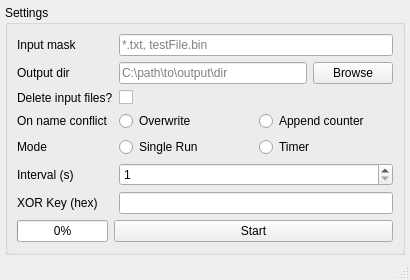
<?xml version="1.0" encoding="UTF-8"?>
<ui version="4.0">
 <class>MainWindow</class>
 <widget class="QMainWindow" name="MainWindow">
  <property name="geometry">
   <rect>
    <x>0</x>
    <y>0</y>
    <width>410</width>
    <height>280</height>
   </rect>
  </property>
  <property name="windowTitle">
   <string>MainWindow</string>
  </property>
  <widget class="QWidget" name="centralwidget">
   <widget class="QGroupBox" name="groupSettings">
    <property name="geometry">
     <rect>
      <x>5</x>
      <y>5</y>
      <width>400</width>
      <height>250</height>
     </rect>
    </property>
    <property name="title">
     <string>Settings</string>
    </property>
    <layout class="QFormLayout" name="formLayout_2">
     <item row="0" column="0" colspan="2">
      <layout class="QFormLayout" name="formLayout">
       <item row="1" column="0">
        <widget class="QLabel" name="labelOutDir">
         <property name="text">
          <string>Output dir</string>
         </property>
        </widget>
       </item>
       <item row="0" column="0">
        <widget class="QLabel" name="labelMask">
         <property name="text">
          <string>Input mask</string>
         </property>
        </widget>
       </item>
       <item row="0" column="1">
        <widget class="QLineEdit" name="lineEditMask">
         <property name="placeholderText">
          <string>*.txt, testFile.bin</string>
         </property>
        </widget>
       </item>
       <item row="2" column="0">
        <widget class="QLabel" name="labelDeleteInputFiles">
         <property name="text">
          <string>Delete input files?</string>
         </property>
        </widget>
       </item>
       <item row="2" column="1">
        <widget class="QCheckBox" name="checkBoxDeleteInputFiles">
         <property name="text">
          <string/>
         </property>
        </widget>
       </item>
       <item row="4" column="0">
        <widget class="QLabel" name="labelMode">
         <property name="text">
          <string>Mode</string>
         </property>
        </widget>
       </item>
       <item row="4" column="1">
        <layout class="QHBoxLayout" name="horizontalLayoutMode">
         <item>
          <widget class="QRadioButton" name="radioSingle">
           <property name="text">
            <string>Single Run</string>
           </property>
          </widget>
         </item>
         <item>
          <widget class="QRadioButton" name="radioTimer">
           <property name="text">
            <string>Timer</string>
           </property>
          </widget>
         </item>
        </layout>
       </item>
       <item row="5" column="0">
        <widget class="QLabel" name="labelInterval">
         <property name="text">
          <string>Interval (s)</string>
         </property>
        </widget>
       </item>
       <item row="5" column="1">
        <widget class="QSpinBox" name="spinInterval">
         <property name="minimum">
          <number>1</number>
         </property>
        </widget>
       </item>
       <item row="6" column="0">
        <widget class="QLabel" name="labelKey">
         <property name="text">
          <string>XOR Key (hex)</string>
         </property>
        </widget>
       </item>
       <item row="6" column="1">
        <widget class="QLineEdit" name="lineEditKey">
         <property name="inputMask">
          <string notr="true">HHHHHHHHHHHHHHHH</string>
         </property>
         <property name="placeholderText">
          <string/>
         </property>
        </widget>
       </item>
       <item row="3" column="0">
        <widget class="QLabel" name="labelDuplicate">
         <property name="text">
          <string>On name conflict</string>
         </property>
        </widget>
       </item>
       <item row="3" column="1">
        <layout class="QHBoxLayout" name="horizontalLayoutConfilct">
         <item>
          <widget class="QRadioButton" name="radioOverwrite">
           <property name="text">
            <string>Overwrite</string>
           </property>
          </widget>
         </item>
         <item>
          <widget class="QRadioButton" name="radioRename">
           <property name="text">
            <string>Append counter</string>
           </property>
          </widget>
         </item>
        </layout>
       </item>
       <item row="1" column="1">
        <layout class="QHBoxLayout" name="horizontalLayoutOutputDir">
         <item>
          <widget class="QLineEdit" name="lineEditOutput">
           <property name="placeholderText">
            <string>С:\path\to\output\dir</string>
           </property>
          </widget>
         </item>
         <item>
          <widget class="QPushButton" name="btnBrowse">
           <property name="text">
            <string>Browse</string>
           </property>
          </widget>
         </item>
        </layout>
       </item>
      </layout>
     </item>
     <item row="2" column="1">
      <widget class="QPushButton" name="btnStart">
       <property name="text">
        <string>Start</string>
       </property>
      </widget>
     </item>
     <item row="2" column="0">
      <widget class="QProgressBar" name="progressBar">
       <property name="value">
        <number>0</number>
       </property>
       <property name="textVisible">
        <bool>true</bool>
       </property>
      </widget>
     </item>
    </layout>
   </widget>
  </widget>
  <widget class="QStatusBar" name="statusBar"/>
 </widget>
 <resources/>
 <connections/>
</ui>
